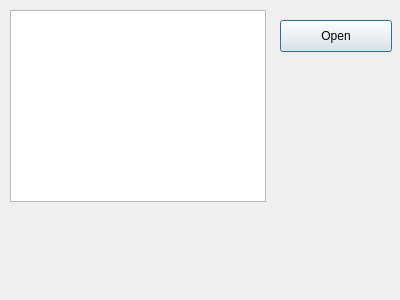
<?xml version="1.0" encoding="UTF-8"?>
<ui version="4.0">
 <class>Dialog</class>
 <widget class="QDialog" name="Dialog">
  <property name="geometry">
   <rect>
    <x>0</x>
    <y>0</y>
    <width>400</width>
    <height>300</height>
   </rect>
  </property>
  <property name="windowTitle">
   <string>Dialog</string>
  </property>
  <widget class="QPushButton" name="openProfile">
   <property name="geometry">
    <rect>
     <x>280</x>
     <y>20</y>
     <width>112</width>
     <height>32</height>
    </rect>
   </property>
   <property name="text">
    <string>Open</string>
   </property>
  </widget>
  <widget class="QListView" name="listView">
   <property name="geometry">
    <rect>
     <x>10</x>
     <y>10</y>
     <width>256</width>
     <height>192</height>
    </rect>
   </property>
  </widget>
 </widget>
 <tabstops>
  <tabstop>openProfile</tabstop>
 </tabstops>
 <resources/>
 <connections>
  <connection>
   <sender>openProfile</sender>
   <signal>clicked()</signal>
   <receiver>openProfile</receiver>
   <slot>click()</slot>
   <hints>
    <hint type="sourcelabel">
     <x>313</x>
     <y>40</y>
    </hint>
    <hint type="destinationlabel">
     <x>313</x>
     <y>40</y>
    </hint>
   </hints>
  </connection>
 </connections>
</ui>
